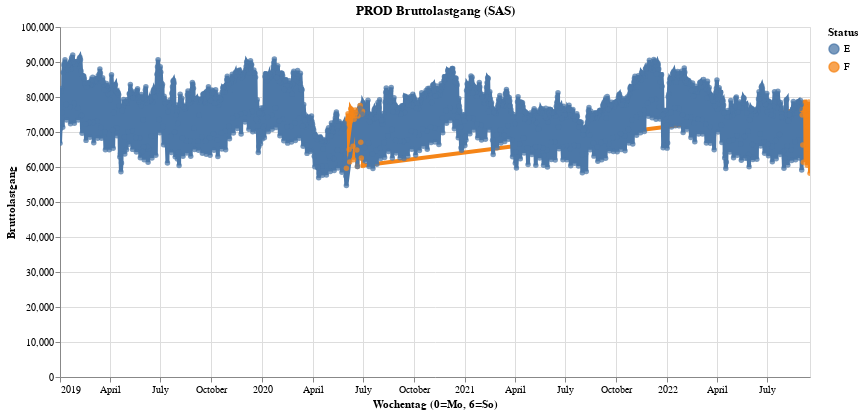

The code cell stored with this chart in its notebook:
### Code cell
myTitle="PROD Bruttolastgang (SAS)"

highlight = alt.selection(type='single', on='mouseover',
                          fields=['sum_bruttolastgang'], nearest=True)
#x='date:StichtagDatJahr',
base = alt.Chart(myAgg_prod.reset_index().query('year > 10'), title=myTitle).encode(
    x=alt.X('day:T', axis=alt.Axis(title='Wochentag (0=Mo, 6=So)'))# , axis=alt.Axis(format='%', title='percentage')
    , y=alt.X('avg_bruttolastgang', axis=alt.Axis(title='Bruttolastgang'))
    , color=alt.Color('status', legend=alt.Legend(title="Status", orient="right"))  
    ,tooltip=['status', 'day', 'weekday', 'weekday_name', 'year', 'month', 'sum_bruttolastgang']    
)
points = base.mark_circle().encode(
    opacity=alt.value(0.75)
).add_selection(
    highlight
).properties(
    width=750 , height=350
)
lines = base.mark_line().encode(
    size=alt.condition(~highlight, alt.value(0.5), alt.value(4))
).interactive()

lines  + points

### Figure 1 — Vega-Lite specification as saved in the notebook (floating-point values rounded to 4 significant figures; data arrays with more than 128 entries replaced by an {"elided": "..."} marker saying what was removed)
{"config": {"view": {"continuousWidth": 400, "continuousHeight": 300}}, "layer": [{"mark": "line", "encoding": {"color": {"type": "nominal", "field": "status", "legend": {"orient": "right", "title": "Status"}}, "size": {"condition": {"value": 0.5, "selection": {"not": "selector003"}}, "value": 4}, "tooltip": [{"type": "nominal", "field": "status"}, {"type": "nominal", "field": "day"}, {"type": "quantitative", "field": "weekday"}, {"type": "nominal", "field": "weekday_name"}, {"type": "quantitative", "field": "year"}, {"type": "quantitative", "field": "month"}, {"type": "quantitative", "field": "sum_bruttolastgang"}], "x": {"type": "temporal", "axis": {"title": "Wochentag (0=Mo, 6=So)"}, "field": "day"}, "y": {"type": "quantitative", "axis": {"title": "Bruttolastgang"}, "field": "avg_bruttolastgang"}}, "selection": {"selector004": {"type": "interval", "bind": "scales", "encodings": ["x", "y"]}}, "title": "PROD Bruttolastgang (SAS)"}, {"mark": "circle", "encoding": {"color": {"type": "nominal", "field": "status", "legend": {"orient": "right", "title": "Status"}}, "opacity": {"value": 0.75}, "tooltip": [{"type": "nominal", "field": "status"}, {"type": "nominal", "field": "day"}, {"type": "quantitative", "field": "weekday"}, {"type": "nominal", "field": "weekday_name"}, {"type": "quantitative", "field": "year"}, {"type": "quantitative", "field": "month"}, {"type": "quantitative", "field": "sum_bruttolastgang"}], "x": {"type": "temporal", "axis": {"title": "Wochentag (0=Mo, 6=So)"}, "field": "day"}, "y": {"type": "quantitative", "axis": {"title": "Bruttolastgang"}, "field": "avg_bruttolastgang"}}, "height": 350, "selection": {"selector003": {"type": "single", "on": "mouseover", "fields": ["sum_bruttolastgang"], "nearest": true}}, "title": "PROD Bruttolastgang (SAS)", "width": 750}], "data": {"name": "data-c4044b5e15403ee0265a9452eb75fef9"}, "$schema": "https://vega.github.io/schema/vega-lite/v4.8.1.json", "datasets": {"data-c4044b5e15403ee0265a9452eb75fef9": {"elided": "1371 records"}}}
